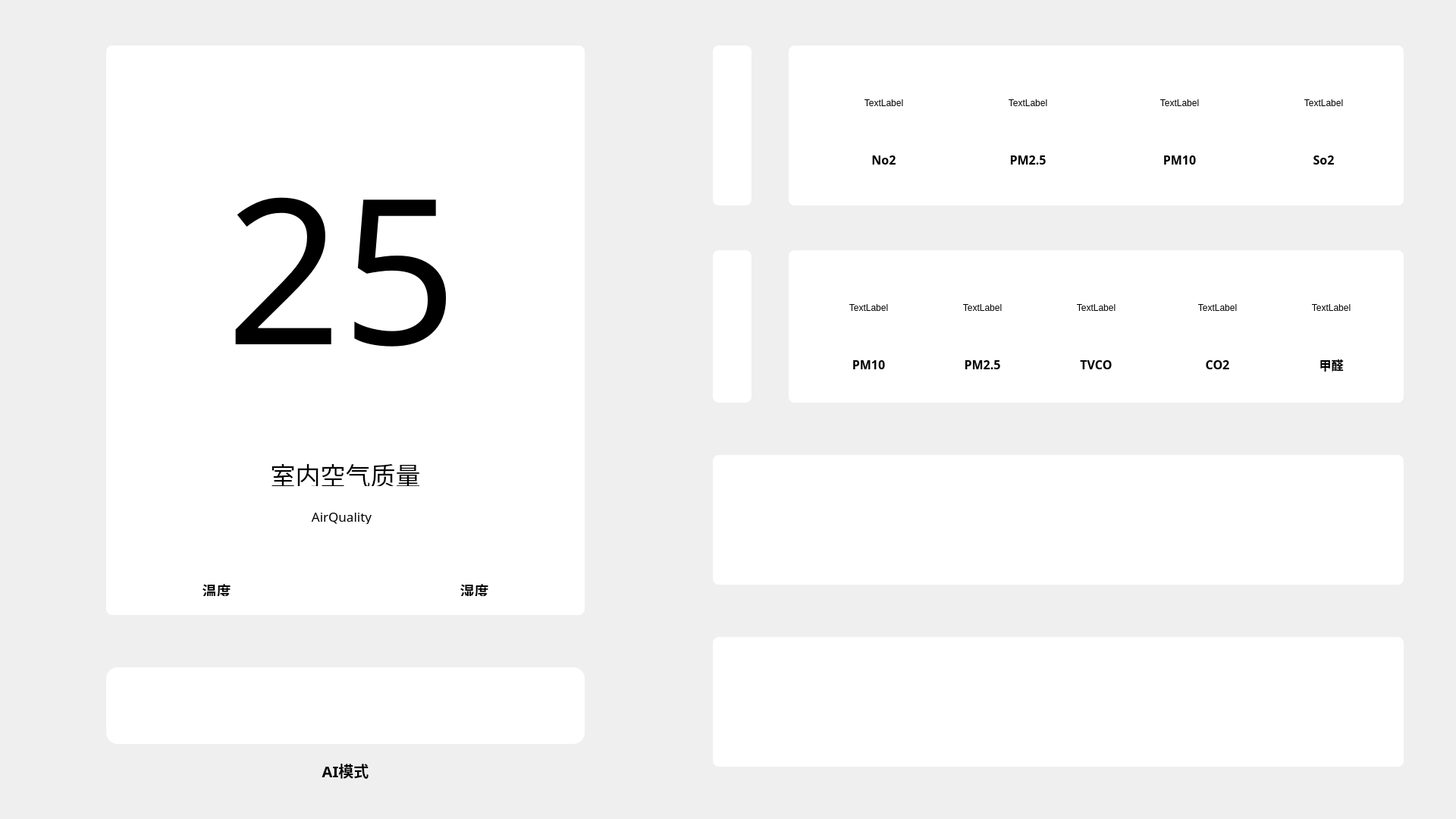
<?xml version="1.0" encoding="UTF-8"?>
<ui version="4.0">
 <class>frmMain</class>
 <widget class="QWidget" name="frmMain">
  <property name="geometry">
   <rect>
    <x>0</x>
    <y>0</y>
    <width>1920</width>
    <height>1080</height>
   </rect>
  </property>
  <property name="windowTitle">
   <string>Form</string>
  </property>
  <widget class="QGroupBox" name="MainBox">
   <property name="geometry">
    <rect>
     <x>140</x>
     <y>60</y>
     <width>631</width>
     <height>751</height>
    </rect>
   </property>
   <property name="styleSheet">
    <string notr="true">background-color:white;
border:none;
border-radius:8px;</string>
   </property>
   <property name="title">
    <string/>
   </property>
   <widget class="QLabel" name="AirQualityLabel">
    <property name="geometry">
     <rect>
      <x>70</x>
      <y>70</y>
      <width>481</width>
      <height>441</height>
     </rect>
    </property>
    <property name="font">
     <font>
      <family>Adobe 黑体 Std R</family>
      <pointsize>300</pointsize>
     </font>
    </property>
    <property name="text">
     <string>25</string>
    </property>
    <property name="alignment">
     <set>Qt::AlignCenter</set>
    </property>
   </widget>
   <widget class="QLabel" name="label_2">
    <property name="geometry">
     <rect>
      <x>210</x>
      <y>550</y>
      <width>211</width>
      <height>31</height>
     </rect>
    </property>
    <property name="font">
     <font>
      <family>Adobe 黑体 Std R</family>
      <pointsize>25</pointsize>
     </font>
    </property>
    <property name="text">
     <string>室内空气质量</string>
    </property>
    <property name="alignment">
     <set>Qt::AlignCenter</set>
    </property>
   </widget>
   <widget class="QLabel" name="label_3">
    <property name="geometry">
     <rect>
      <x>260</x>
      <y>610</y>
      <width>101</width>
      <height>21</height>
     </rect>
    </property>
    <property name="font">
     <font>
      <family>Adobe 黑体 Std R</family>
      <pointsize>13</pointsize>
     </font>
    </property>
    <property name="text">
     <string>AirQuality</string>
    </property>
    <property name="alignment">
     <set>Qt::AlignCenter</set>
    </property>
   </widget>
   <widget class="XProgressBar" name="Temp_Xpro" native="true">
    <property name="geometry">
     <rect>
      <x>40</x>
      <y>670</y>
      <width>211</width>
      <height>21</height>
     </rect>
    </property>
   </widget>
   <widget class="QLabel" name="label_5">
    <property name="geometry">
     <rect>
      <x>110</x>
      <y>710</y>
      <width>71</width>
      <height>16</height>
     </rect>
    </property>
    <property name="font">
     <font>
      <family>Adobe 黑体 Std R</family>
      <pointsize>14</pointsize>
      <weight>75</weight>
      <bold>true</bold>
     </font>
    </property>
    <property name="text">
     <string>温度</string>
    </property>
    <property name="alignment">
     <set>Qt::AlignCenter</set>
    </property>
   </widget>
   <widget class="XProgressBar" name="Humi_Xpro" native="true">
    <property name="geometry">
     <rect>
      <x>370</x>
      <y>670</y>
      <width>221</width>
      <height>21</height>
     </rect>
    </property>
   </widget>
   <widget class="QLabel" name="label_28">
    <property name="geometry">
     <rect>
      <x>450</x>
      <y>710</y>
      <width>71</width>
      <height>16</height>
     </rect>
    </property>
    <property name="font">
     <font>
      <family>Adobe 黑体 Std R</family>
      <pointsize>14</pointsize>
      <weight>75</weight>
      <bold>true</bold>
     </font>
    </property>
    <property name="text">
     <string>湿度</string>
    </property>
    <property name="alignment">
     <set>Qt::AlignCenter</set>
    </property>
   </widget>
  </widget>
  <widget class="QGroupBox" name="ModePage">
   <property name="geometry">
    <rect>
     <x>940</x>
     <y>840</y>
     <width>911</width>
     <height>171</height>
    </rect>
   </property>
   <property name="styleSheet">
    <string notr="true">QGroupBox#ModePage{
background-color:white;
border:none;
border-radius:8px;
}</string>
   </property>
   <property name="title">
    <string/>
   </property>
   <widget class="QFrame" name="frame_2">
    <property name="geometry">
     <rect>
      <x>10</x>
      <y>10</y>
      <width>891</width>
      <height>151</height>
     </rect>
    </property>
    <property name="styleSheet">
     <string notr="true">border:none
</string>
    </property>
    <property name="frameShape">
     <enum>QFrame::StyledPanel</enum>
    </property>
    <property name="frameShadow">
     <enum>QFrame::Raised</enum>
    </property>
    <widget class="QPushButton" name="Solid">
     <property name="geometry">
      <rect>
       <x>510</x>
       <y>15</y>
       <width>120</width>
       <height>120</height>
      </rect>
     </property>
     <property name="styleSheet">
      <string notr="true">max-width:120px;
 max-height:120px;
 min-width:120px;
 min-height:120px;
border-radius:60px;
background-color: white;
 border-style: solid;</string>
     </property>
     <property name="text">
      <string/>
     </property>
     <property name="icon">
      <iconset resource="../other/main.qrc">
       <normaloff>:/Wind/Solid_OFF.png</normaloff>:/Wind/Solid_OFF.png</iconset>
     </property>
     <property name="iconSize">
      <size>
       <width>80</width>
       <height>80</height>
      </size>
     </property>
     <property name="checkable">
      <bool>false</bool>
     </property>
     <property name="autoRepeat">
      <bool>false</bool>
     </property>
     <property name="autoExclusive">
      <bool>false</bool>
     </property>
    </widget>
    <widget class="QPushButton" name="Nature">
     <property name="geometry">
      <rect>
       <x>80</x>
       <y>15</y>
       <width>120</width>
       <height>120</height>
      </rect>
     </property>
     <property name="styleSheet">
      <string notr="true">max-width:120px;
 max-height:120px;
 min-width:120px;
 min-height:120px;
border-radius:60px;
background-color: white;
 border-style: solid;</string>
     </property>
     <property name="text">
      <string/>
     </property>
     <property name="icon">
      <iconset resource="../other/main.qrc">
       <normaloff>:/Wind/Natural_OFF.png</normaloff>:/Wind/Natural_OFF.png</iconset>
     </property>
     <property name="iconSize">
      <size>
       <width>80</width>
       <height>80</height>
      </size>
     </property>
     <property name="checkable">
      <bool>false</bool>
     </property>
     <property name="checked">
      <bool>false</bool>
     </property>
     <property name="autoRepeat">
      <bool>false</bool>
     </property>
     <property name="autoExclusive">
      <bool>false</bool>
     </property>
    </widget>
    <widget class="QPushButton" name="Surround">
     <property name="geometry">
      <rect>
       <x>710</x>
       <y>15</y>
       <width>120</width>
       <height>120</height>
      </rect>
     </property>
     <property name="styleSheet">
      <string notr="true">max-width:120px;
 max-height:120px;
 min-width:120px;
 min-height:120px;
border-radius:60px;
background-color: white;
 border-style: solid;</string>
     </property>
     <property name="text">
      <string/>
     </property>
     <property name="icon">
      <iconset resource="../other/main.qrc">
       <normaloff>:/Wind/Surround_OFF.png</normaloff>:/Wind/Surround_OFF.png</iconset>
     </property>
     <property name="iconSize">
      <size>
       <width>80</width>
       <height>80</height>
      </size>
     </property>
     <property name="checkable">
      <bool>false</bool>
     </property>
     <property name="autoRepeat">
      <bool>false</bool>
     </property>
     <property name="autoExclusive">
      <bool>false</bool>
     </property>
    </widget>
    <widget class="QPushButton" name="Sea">
     <property name="geometry">
      <rect>
       <x>300</x>
       <y>15</y>
       <width>120</width>
       <height>120</height>
      </rect>
     </property>
     <property name="styleSheet">
      <string notr="true">max-width:120px;
 max-height:120px;
 min-width:120px;
 min-height:120px;
border-radius:60px;
background-color: white;
 border-style: solid;</string>
     </property>
     <property name="text">
      <string/>
     </property>
     <property name="icon">
      <iconset resource="../other/main.qrc">
       <normaloff>:/Wind/Sea_OFF.png</normaloff>:/Wind/Sea_OFF.png</iconset>
     </property>
     <property name="iconSize">
      <size>
       <width>80</width>
       <height>80</height>
      </size>
     </property>
     <property name="checkable">
      <bool>false</bool>
     </property>
     <property name="autoRepeat">
      <bool>false</bool>
     </property>
     <property name="autoExclusive">
      <bool>false</bool>
     </property>
    </widget>
   </widget>
  </widget>
  <widget class="QGroupBox" name="FanPage">
   <property name="geometry">
    <rect>
     <x>940</x>
     <y>600</y>
     <width>911</width>
     <height>171</height>
    </rect>
   </property>
   <property name="styleSheet">
    <string notr="true">QGroupBox#FanPage{
background-color:white;
border:none;
border-radius:8px;
}</string>
   </property>
   <property name="title">
    <string/>
   </property>
   <widget class="QFrame" name="frame">
    <property name="geometry">
     <rect>
      <x>10</x>
      <y>10</y>
      <width>891</width>
      <height>151</height>
     </rect>
    </property>
    <property name="styleSheet">
     <string notr="true">background-color:transparent;
border:none
</string>
    </property>
    <property name="frameShape">
     <enum>QFrame::StyledPanel</enum>
    </property>
    <property name="frameShadow">
     <enum>QFrame::Raised</enum>
    </property>
    <widget class="QPushButton" name="Low">
     <property name="geometry">
      <rect>
       <x>180</x>
       <y>15</y>
       <width>120</width>
       <height>120</height>
      </rect>
     </property>
     <property name="styleSheet">
      <string notr="true">max-width:120px;
 max-height:120px;
 min-width:120px;
 min-height:120px;
border-radius:60px;
background-color: white;
 border-style: solid;</string>
     </property>
     <property name="text">
      <string/>
     </property>
     <property name="icon">
      <iconset resource="../other/main.qrc">
       <normaloff>:/Wind/Low_OFF.png</normaloff>:/Wind/Low_OFF.png</iconset>
     </property>
     <property name="iconSize">
      <size>
       <width>80</width>
       <height>80</height>
      </size>
     </property>
     <property name="checkable">
      <bool>false</bool>
     </property>
     <property name="autoExclusive">
      <bool>false</bool>
     </property>
    </widget>
    <widget class="QPushButton" name="High">
     <property name="geometry">
      <rect>
       <x>610</x>
       <y>15</y>
       <width>120</width>
       <height>120</height>
      </rect>
     </property>
     <property name="styleSheet">
      <string notr="true">max-width:120px;
 max-height:120px;
 min-width:120px;
 min-height:120px;
border-radius:60px;
background-color: white;
 border-style: solid;</string>
     </property>
     <property name="text">
      <string/>
     </property>
     <property name="icon">
      <iconset resource="../other/main.qrc">
       <normaloff>:/Wind/High_OFF.png</normaloff>:/Wind/High_OFF.png</iconset>
     </property>
     <property name="iconSize">
      <size>
       <width>80</width>
       <height>80</height>
      </size>
     </property>
     <property name="checkable">
      <bool>false</bool>
     </property>
     <property name="autoExclusive">
      <bool>false</bool>
     </property>
    </widget>
    <widget class="QPushButton" name="Mid">
     <property name="geometry">
      <rect>
       <x>400</x>
       <y>15</y>
       <width>120</width>
       <height>120</height>
      </rect>
     </property>
     <property name="styleSheet">
      <string notr="true">max-width:120px;
 max-height:120px;
 min-width:120px;
 min-height:120px;
border-radius:60px;
background-color: white;
 border-style: solid;</string>
     </property>
     <property name="text">
      <string/>
     </property>
     <property name="icon">
      <iconset resource="../other/main.qrc">
       <normaloff>:/Wind/Mid_OFF.png</normaloff>:/Wind/Mid_OFF.png</iconset>
     </property>
     <property name="iconSize">
      <size>
       <width>80</width>
       <height>80</height>
      </size>
     </property>
     <property name="checkable">
      <bool>false</bool>
     </property>
     <property name="autoExclusive">
      <bool>false</bool>
     </property>
    </widget>
   </widget>
  </widget>
  <widget class="QGroupBox" name="OutDoorAir">
   <property name="geometry">
    <rect>
     <x>1040</x>
     <y>330</y>
     <width>811</width>
     <height>201</height>
    </rect>
   </property>
   <property name="styleSheet">
    <string notr="true">QGroupBox#OutDoorAir{
background-color:white;
border:none;
border-radius:8px;
}</string>
   </property>
   <property name="title">
    <string/>
   </property>
   <widget class="QLabel" name="Pm10P">
    <property name="geometry">
     <rect>
      <x>60</x>
      <y>30</y>
      <width>91</width>
      <height>91</height>
     </rect>
    </property>
    <property name="text">
     <string>TextLabel</string>
    </property>
    <property name="alignment">
     <set>Qt::AlignCenter</set>
    </property>
   </widget>
   <widget class="QLabel" name="label_7">
    <property name="geometry">
     <rect>
      <x>60</x>
      <y>140</y>
      <width>91</width>
      <height>21</height>
     </rect>
    </property>
    <property name="font">
     <font>
      <family>Adobe 黑体 Std R</family>
      <pointsize>12</pointsize>
      <weight>75</weight>
      <bold>true</bold>
     </font>
    </property>
    <property name="text">
     <string>PM10</string>
    </property>
    <property name="alignment">
     <set>Qt::AlignCenter</set>
    </property>
   </widget>
   <widget class="QLabel" name="Pm25P">
    <property name="geometry">
     <rect>
      <x>210</x>
      <y>30</y>
      <width>91</width>
      <height>91</height>
     </rect>
    </property>
    <property name="text">
     <string>TextLabel</string>
    </property>
    <property name="alignment">
     <set>Qt::AlignCenter</set>
    </property>
   </widget>
   <widget class="QLabel" name="label_9">
    <property name="geometry">
     <rect>
      <x>210</x>
      <y>140</y>
      <width>91</width>
      <height>21</height>
     </rect>
    </property>
    <property name="font">
     <font>
      <family>Adobe 黑体 Std R</family>
      <pointsize>12</pointsize>
      <weight>75</weight>
      <bold>true</bold>
     </font>
    </property>
    <property name="text">
     <string>PM2.5</string>
    </property>
    <property name="alignment">
     <set>Qt::AlignCenter</set>
    </property>
   </widget>
   <widget class="QLabel" name="TVCOP">
    <property name="geometry">
     <rect>
      <x>360</x>
      <y>30</y>
      <width>91</width>
      <height>91</height>
     </rect>
    </property>
    <property name="text">
     <string>TextLabel</string>
    </property>
    <property name="alignment">
     <set>Qt::AlignCenter</set>
    </property>
   </widget>
   <widget class="QLabel" name="label_11">
    <property name="geometry">
     <rect>
      <x>360</x>
      <y>140</y>
      <width>91</width>
      <height>21</height>
     </rect>
    </property>
    <property name="font">
     <font>
      <family>Adobe 黑体 Std R</family>
      <pointsize>12</pointsize>
      <weight>75</weight>
      <bold>true</bold>
     </font>
    </property>
    <property name="text">
     <string>TVCO</string>
    </property>
    <property name="alignment">
     <set>Qt::AlignCenter</set>
    </property>
   </widget>
   <widget class="QLabel" name="Co2P">
    <property name="geometry">
     <rect>
      <x>520</x>
      <y>30</y>
      <width>91</width>
      <height>91</height>
     </rect>
    </property>
    <property name="text">
     <string>TextLabel</string>
    </property>
    <property name="alignment">
     <set>Qt::AlignCenter</set>
    </property>
   </widget>
   <widget class="QLabel" name="label_13">
    <property name="geometry">
     <rect>
      <x>520</x>
      <y>140</y>
      <width>91</width>
      <height>21</height>
     </rect>
    </property>
    <property name="font">
     <font>
      <family>Adobe 黑体 Std R</family>
      <pointsize>12</pointsize>
      <weight>75</weight>
      <bold>true</bold>
     </font>
    </property>
    <property name="text">
     <string>CO2</string>
    </property>
    <property name="alignment">
     <set>Qt::AlignCenter</set>
    </property>
   </widget>
   <widget class="QLabel" name="HchoP">
    <property name="geometry">
     <rect>
      <x>670</x>
      <y>30</y>
      <width>91</width>
      <height>91</height>
     </rect>
    </property>
    <property name="text">
     <string>TextLabel</string>
    </property>
    <property name="alignment">
     <set>Qt::AlignCenter</set>
    </property>
   </widget>
   <widget class="QLabel" name="label_15">
    <property name="geometry">
     <rect>
      <x>670</x>
      <y>140</y>
      <width>91</width>
      <height>21</height>
     </rect>
    </property>
    <property name="font">
     <font>
      <family>Adobe 黑体 Std R</family>
      <pointsize>12</pointsize>
      <weight>75</weight>
      <bold>true</bold>
     </font>
    </property>
    <property name="text">
     <string>甲醛</string>
    </property>
    <property name="alignment">
     <set>Qt::AlignCenter</set>
    </property>
   </widget>
   <widget class="XProgressBar" name="InsidePm10_Xpro" native="true">
    <property name="geometry">
     <rect>
      <x>40</x>
      <y>170</y>
      <width>131</width>
      <height>16</height>
     </rect>
    </property>
   </widget>
   <widget class="XProgressBar" name="InsidePm25_Xpro" native="true">
    <property name="geometry">
     <rect>
      <x>190</x>
      <y>170</y>
      <width>131</width>
      <height>16</height>
     </rect>
    </property>
   </widget>
   <widget class="XProgressBar" name="InsideTvco_Xpro" native="true">
    <property name="geometry">
     <rect>
      <x>340</x>
      <y>170</y>
      <width>131</width>
      <height>16</height>
     </rect>
    </property>
   </widget>
   <widget class="XProgressBar" name="InsideCo2_Xpro" native="true">
    <property name="geometry">
     <rect>
      <x>500</x>
      <y>170</y>
      <width>131</width>
      <height>16</height>
     </rect>
    </property>
   </widget>
   <widget class="XProgressBar" name="InsideHcho_Xpro" native="true">
    <property name="geometry">
     <rect>
      <x>650</x>
      <y>170</y>
      <width>131</width>
      <height>16</height>
     </rect>
    </property>
   </widget>
  </widget>
  <widget class="QGroupBox" name="InDoorBox">
   <property name="geometry">
    <rect>
     <x>940</x>
     <y>60</y>
     <width>51</width>
     <height>211</height>
    </rect>
   </property>
   <property name="styleSheet">
    <string notr="true">background-color:white;
border:none;
border-radius:8px;</string>
   </property>
   <property name="title">
    <string/>
   </property>
  </widget>
  <widget class="QGroupBox" name="OutDoorBox">
   <property name="geometry">
    <rect>
     <x>940</x>
     <y>330</y>
     <width>51</width>
     <height>201</height>
    </rect>
   </property>
   <property name="styleSheet">
    <string notr="true">background-color:white;
border:none;
border-radius:8px;</string>
   </property>
   <property name="title">
    <string/>
   </property>
  </widget>
  <widget class="QGroupBox" name="InDoorAir">
   <property name="geometry">
    <rect>
     <x>1040</x>
     <y>60</y>
     <width>811</width>
     <height>211</height>
    </rect>
   </property>
   <property name="styleSheet">
    <string notr="true">QGroupBox#InDoorAir{
background-color:white;
border:none;
border-radius:8px;
}</string>
   </property>
   <property name="title">
    <string/>
   </property>
   <widget class="QLabel" name="OutSideNo2">
    <property name="geometry">
     <rect>
      <x>80</x>
      <y>30</y>
      <width>91</width>
      <height>91</height>
     </rect>
    </property>
    <property name="text">
     <string>TextLabel</string>
    </property>
    <property name="alignment">
     <set>Qt::AlignCenter</set>
    </property>
   </widget>
   <widget class="QLabel" name="label_17">
    <property name="geometry">
     <rect>
      <x>80</x>
      <y>140</y>
      <width>91</width>
      <height>21</height>
     </rect>
    </property>
    <property name="font">
     <font>
      <family>Adobe 黑体 Std R</family>
      <pointsize>12</pointsize>
      <weight>75</weight>
      <bold>true</bold>
     </font>
    </property>
    <property name="text">
     <string>No2</string>
    </property>
    <property name="alignment">
     <set>Qt::AlignCenter</set>
    </property>
   </widget>
   <widget class="QLabel" name="OutSidePm25">
    <property name="geometry">
     <rect>
      <x>270</x>
      <y>30</y>
      <width>91</width>
      <height>91</height>
     </rect>
    </property>
    <property name="text">
     <string>TextLabel</string>
    </property>
    <property name="alignment">
     <set>Qt::AlignCenter</set>
    </property>
   </widget>
   <widget class="QLabel" name="label_19">
    <property name="geometry">
     <rect>
      <x>270</x>
      <y>140</y>
      <width>91</width>
      <height>21</height>
     </rect>
    </property>
    <property name="font">
     <font>
      <family>Adobe 黑体 Std R</family>
      <pointsize>12</pointsize>
      <weight>75</weight>
      <bold>true</bold>
     </font>
    </property>
    <property name="text">
     <string>PM2.5</string>
    </property>
    <property name="alignment">
     <set>Qt::AlignCenter</set>
    </property>
   </widget>
   <widget class="QLabel" name="OutSidePm10">
    <property name="geometry">
     <rect>
      <x>470</x>
      <y>30</y>
      <width>91</width>
      <height>91</height>
     </rect>
    </property>
    <property name="text">
     <string>TextLabel</string>
    </property>
    <property name="alignment">
     <set>Qt::AlignCenter</set>
    </property>
   </widget>
   <widget class="QLabel" name="label_21">
    <property name="geometry">
     <rect>
      <x>470</x>
      <y>140</y>
      <width>91</width>
      <height>21</height>
     </rect>
    </property>
    <property name="font">
     <font>
      <family>Adobe 黑体 Std R</family>
      <pointsize>12</pointsize>
      <weight>75</weight>
      <bold>true</bold>
     </font>
    </property>
    <property name="text">
     <string>PM10</string>
    </property>
    <property name="alignment">
     <set>Qt::AlignCenter</set>
    </property>
   </widget>
   <widget class="QLabel" name="OutSideSo2">
    <property name="geometry">
     <rect>
      <x>660</x>
      <y>30</y>
      <width>91</width>
      <height>91</height>
     </rect>
    </property>
    <property name="text">
     <string>TextLabel</string>
    </property>
    <property name="alignment">
     <set>Qt::AlignCenter</set>
    </property>
   </widget>
   <widget class="QLabel" name="label_25">
    <property name="geometry">
     <rect>
      <x>660</x>
      <y>140</y>
      <width>91</width>
      <height>21</height>
     </rect>
    </property>
    <property name="font">
     <font>
      <family>Adobe 黑体 Std R</family>
      <pointsize>12</pointsize>
      <weight>75</weight>
      <bold>true</bold>
     </font>
    </property>
    <property name="text">
     <string>So2</string>
    </property>
    <property name="alignment">
     <set>Qt::AlignCenter</set>
    </property>
   </widget>
   <widget class="XProgressBar" name="OutSideNo2_Xpro" native="true">
    <property name="geometry">
     <rect>
      <x>60</x>
      <y>180</y>
      <width>131</width>
      <height>16</height>
     </rect>
    </property>
   </widget>
   <widget class="XProgressBar" name="OutSidePm10_Xpro" native="true">
    <property name="geometry">
     <rect>
      <x>450</x>
      <y>180</y>
      <width>131</width>
      <height>16</height>
     </rect>
    </property>
   </widget>
   <widget class="XProgressBar" name="OutSideSo2_Xpro" native="true">
    <property name="geometry">
     <rect>
      <x>640</x>
      <y>180</y>
      <width>131</width>
      <height>16</height>
     </rect>
    </property>
   </widget>
   <widget class="XProgressBar" name="OutSidePm25_Xpro" native="true">
    <property name="geometry">
     <rect>
      <x>260</x>
      <y>180</y>
      <width>131</width>
      <height>16</height>
     </rect>
    </property>
   </widget>
  </widget>
  <widget class="QPushButton" name="AiMode">
   <property name="geometry">
    <rect>
     <x>140</x>
     <y>880</y>
     <width>631</width>
     <height>101</height>
    </rect>
   </property>
   <property name="styleSheet">
    <string notr="true">background-color:white;
border:none;
border-radius:15px;</string>
   </property>
   <property name="text">
    <string/>
   </property>
  </widget>
  <widget class="QLabel" name="label_4">
   <property name="geometry">
    <rect>
     <x>410</x>
     <y>1000</y>
     <width>91</width>
     <height>31</height>
    </rect>
   </property>
   <property name="font">
    <font>
     <family>Adobe 黑体 Std R</family>
     <pointsize>15</pointsize>
     <weight>75</weight>
     <bold>true</bold>
    </font>
   </property>
   <property name="text">
    <string>AI模式</string>
   </property>
   <property name="alignment">
    <set>Qt::AlignCenter</set>
   </property>
  </widget>
 </widget>
 <customwidgets>
  <customwidget>
   <class>XProgressBar</class>
   <extends>QWidget</extends>
   <header>xprogressbar.h</header>
   <container>1</container>
  </customwidget>
 </customwidgets>
 <resources>
  <include location="../other/main.qrc"/>
 </resources>
 <connections/>
</ui>
